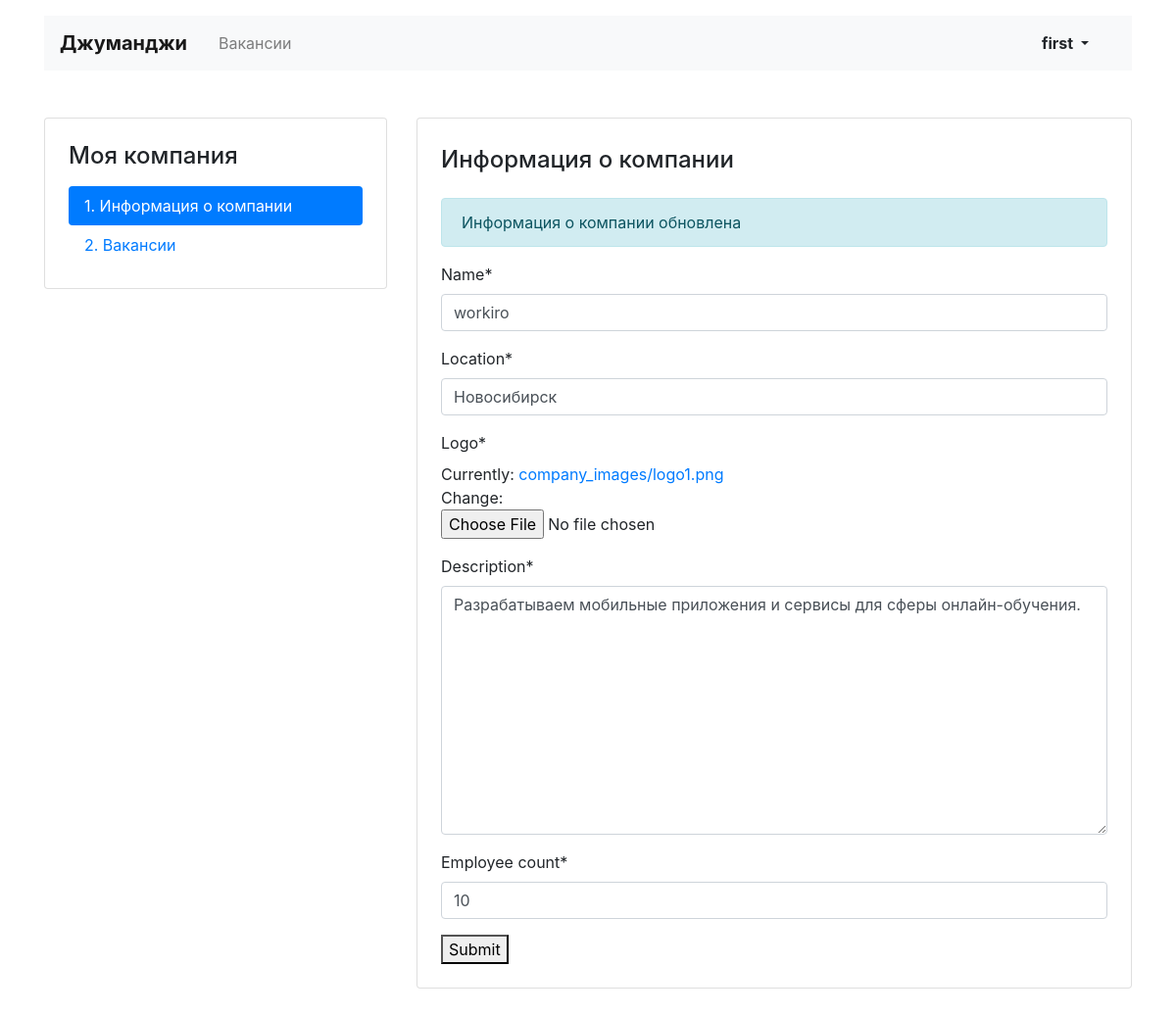
Page /mycompany/ (signed in) on the committed database.
### vacancies/models.py (models this page shows, shortened)
class Company(models.Model):
    name = models.CharField(max_length=64)
    location = models.CharField(max_length=64)
    logo = models.ImageField(upload_to=settings.MEDIA_COMPANY_IMAGE_DIR)
    description = models.TextField()
    employee_count = models.IntegerField()
    owner = models.OneToOneField(settings.AUTH_USER_MODEL, on_delete=models.CASCADE, null=True)
    class Meta:
        verbose_name = 'Компания'
        verbose_name_plural = 'Компании'

### vacancies/views.py (the view, shortened to what this page needs)
# urls.py: path('mycompany/', MyCompanyUpdateView.as_view(), name='my_company'),
class MyCompanyUpdateView(LoginRequiredMixin, UpdateView):
    model = Company
    template_name = 'vacancies/company/company-edit.html'
    fields = ['name', 'location', 'logo', 'description', 'employee_count']
    def dispatch(self, request, *args, **kwargs):
        try:
            self.company = self.model.objects.get(owner=self.request.user)
        except self.model.DoesNotExist:
            return redirect('my_company_lets_start')
        else:
            return super().dispatch(request, *args, **kwargs)
    def get_object(self):
        return self.company

### vacancies/templates/vacancies/company/company-edit.html (shortened to what this page needs)
{% extends "../base/base.html" %}
{% load crispy_forms_tags %}
{% load static %}
{% block content %}
  <div class="pb-5">
    <div class="row mt-5">
      <div class="col-12 col-lg-4">
        <aside class="pt-3 pb-4 px-4 mb-5 card">
          <h1 class="h4 pt-2 pb-2">Моя компания</h1>
          <div class="nav flex-column nav-pills">
            <a class="nav-link active" href="#">1. Информация о&nbsp;компании</a>
            <a class="nav-link" href="#">2. Вакансии</a>
          </div>
        </aside>
      </div>
      <div class="col-12 col-lg-8">
        <div class="card">
          <div class="card-body px-4 pb-4">
            <section class="tab-pane fade show active">
              <h2 class="h4 pt-2 pb-3">Информация о&nbsp;компании</h2>
              <p class="alert alert-info" role="alert">
                Информация о компании обновлена
              </p>
<form method="post" action="">{% csrf_token %}
    {{ form|crispy }}
    <button type="submit">Submit</button>
</form>
            </section>
          </div>
        </div>
      </div>
    </div>
  </div>
{% endblock content %}

### vacancies/templates/vacancies/base/navbar.html (shortened to what this page needs)
<header class="container mt-3">
    <nav class="navbar navbar-expand-lg navbar-light bg-light">
      <a class="navbar-brand mr-4 font-weight-bold" href="{% url 'home' %}">Джуманджи</a>
      <div class="collapse navbar-collapse justify-content-between" id="navbarNav">
        <ul class="navbar-nav col-10">
          <li class="nav-item">
            <a class="nav-link" href="{% url 'all_vacancies' %}">Вакансии</a>
          </li>
        </ul>
        <ul class="navbar-nav col-2 justify-content-end">
          {% if user.is_authenticated %}
              <li class="nav-item active">
                <div class="btn-group">
                  <button type="button" class="btn dropdown-toggle font-weight-bold" data-toggle="dropdown" aria-haspopup="true" aria-expanded="false">
                    {{ user.username }}
                  </button>
                </div>
              </li>
          {% else %}
              <li class="nav-item active">
                <a href="{% url 'login' %}" class="nav-link font-weight-bold">Вход</a>
              </li>
          {% endif %}
        </ul>
      </div>
    </nav>
</header>

### rows in the picture
Company: name "workiro", location "Новосибирск", description "Разрабатываем мобильные приложения и сервисы для сферы онлайн-обучения.", employee_count "10"

### other values in the picture
{{ user.username }} "first"
